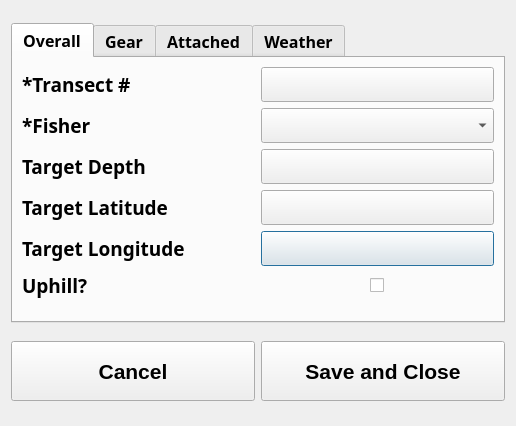
<?xml version="1.0" encoding="UTF-8"?>
<ui version="4.0">
 <class>metaDlg</class>
 <widget class="QDialog" name="metaDlg">
  <property name="geometry">
   <rect>
    <x>0</x>
    <y>0</y>
    <width>516</width>
    <height>426</height>
   </rect>
  </property>
  <property name="windowTitle">
   <string>Metadata Dialog</string>
  </property>
  <layout class="QVBoxLayout" name="verticalLayout">
   <item>
    <widget class="QTabWidget" name="tabWidget">
     <property name="sizePolicy">
      <sizepolicy hsizetype="Expanding" vsizetype="Minimum">
       <horstretch>0</horstretch>
       <verstretch>0</verstretch>
      </sizepolicy>
     </property>
     <property name="minimumSize">
      <size>
       <width>350</width>
       <height>300</height>
      </size>
     </property>
     <property name="maximumSize">
      <size>
       <width>1500</width>
       <height>300</height>
      </size>
     </property>
     <property name="font">
      <font>
       <family>Arial Black</family>
       <pointsize>12</pointsize>
       <weight>75</weight>
       <bold>true</bold>
      </font>
     </property>
     <property name="autoFillBackground">
      <bool>false</bool>
     </property>
     <property name="tabShape">
      <enum>QTabWidget::Rounded</enum>
     </property>
     <property name="currentIndex">
      <number>0</number>
     </property>
     <property name="tabBarAutoHide">
      <bool>false</bool>
     </property>
     <widget class="QWidget" name="t_overall">
      <attribute name="title">
       <string>Overall</string>
      </attribute>
      <layout class="QGridLayout" name="gridLayout_2">
       <item row="0" column="0">
        <layout class="QGridLayout" name="gridLayout">
         <item row="6" column="0">
          <spacer name="verticalSpacer_4">
           <property name="orientation">
            <enum>Qt::Vertical</enum>
           </property>
           <property name="sizeHint" stdset="0">
            <size>
             <width>20</width>
             <height>40</height>
            </size>
           </property>
          </spacer>
         </item>
         <item row="1" column="0">
          <widget class="QLabel" name="l_sci">
           <property name="font">
            <font>
             <family>Arial Black</family>
             <pointsize>14</pointsize>
             <weight>75</weight>
             <bold>true</bold>
            </font>
           </property>
           <property name="text">
            <string>*Fisher</string>
           </property>
          </widget>
         </item>
         <item row="4" column="1">
          <widget class="QPushButton" name="pb_tdlon">
           <property name="font">
            <font>
             <family>Arial Black</family>
             <pointsize>14</pointsize>
             <weight>75</weight>
             <bold>true</bold>
            </font>
           </property>
           <property name="text">
            <string/>
           </property>
          </widget>
         </item>
         <item row="2" column="1">
          <widget class="QPushButton" name="pb_td">
           <property name="font">
            <font>
             <family>Arial Black</family>
             <pointsize>14</pointsize>
             <weight>75</weight>
             <bold>true</bold>
            </font>
           </property>
           <property name="text">
            <string/>
           </property>
          </widget>
         </item>
         <item row="0" column="1">
          <widget class="QPushButton" name="pb_transect">
           <property name="font">
            <font>
             <family>Arial Black</family>
             <pointsize>14</pointsize>
             <weight>75</weight>
             <bold>true</bold>
            </font>
           </property>
           <property name="text">
            <string/>
           </property>
          </widget>
         </item>
         <item row="1" column="1">
          <widget class="QComboBox" name="cb_sci">
           <property name="font">
            <font>
             <family>Arial Black</family>
             <pointsize>14</pointsize>
             <weight>75</weight>
             <bold>true</bold>
            </font>
           </property>
          </widget>
         </item>
         <item row="2" column="0">
          <widget class="QLabel" name="l_td">
           <property name="font">
            <font>
             <family>Arial Black</family>
             <pointsize>14</pointsize>
             <weight>75</weight>
             <bold>true</bold>
            </font>
           </property>
           <property name="text">
            <string>Target Depth</string>
           </property>
          </widget>
         </item>
         <item row="0" column="0">
          <widget class="QLabel" name="l_transect">
           <property name="font">
            <font>
             <family>Arial Black</family>
             <pointsize>14</pointsize>
             <weight>75</weight>
             <bold>true</bold>
            </font>
           </property>
           <property name="text">
            <string>*Transect #</string>
           </property>
          </widget>
         </item>
         <item row="4" column="0">
          <widget class="QLabel" name="l_tdlon">
           <property name="font">
            <font>
             <family>Arial Black</family>
             <pointsize>14</pointsize>
             <weight>75</weight>
             <bold>true</bold>
            </font>
           </property>
           <property name="text">
            <string>Target Longitude</string>
           </property>
          </widget>
         </item>
         <item row="3" column="0">
          <widget class="QLabel" name="l_tdlat">
           <property name="font">
            <font>
             <family>Arial Black</family>
             <pointsize>14</pointsize>
             <weight>75</weight>
             <bold>true</bold>
            </font>
           </property>
           <property name="text">
            <string>Target Latitude</string>
           </property>
          </widget>
         </item>
         <item row="3" column="1">
          <widget class="QPushButton" name="pb_tdlat">
           <property name="font">
            <font>
             <family>Arial Black</family>
             <pointsize>14</pointsize>
             <weight>75</weight>
             <bold>true</bold>
            </font>
           </property>
           <property name="text">
            <string/>
           </property>
          </widget>
         </item>
         <item row="5" column="0">
          <widget class="QLabel" name="label">
           <property name="font">
            <font>
             <family>Arial Black</family>
             <pointsize>14</pointsize>
             <weight>75</weight>
             <bold>true</bold>
            </font>
           </property>
           <property name="text">
            <string>Uphill?</string>
           </property>
          </widget>
         </item>
         <item row="5" column="1" alignment="Qt::AlignHCenter">
          <widget class="QCheckBox" name="ckb_uphill">
           <property name="font">
            <font>
             <family>Arial Black</family>
             <pointsize>14</pointsize>
             <weight>75</weight>
             <bold>true</bold>
            </font>
           </property>
           <property name="text">
            <string/>
           </property>
          </widget>
         </item>
        </layout>
       </item>
      </layout>
     </widget>
     <widget class="QWidget" name="t_gear">
      <attribute name="title">
       <string>Gear</string>
      </attribute>
      <layout class="QGridLayout" name="gridLayout_4">
       <item row="0" column="0">
        <layout class="QGridLayout" name="gridLayout_3">
         <item row="1" column="1">
          <widget class="QComboBox" name="cb_toms">
           <property name="font">
            <font>
             <family>Arial Black</family>
             <pointsize>14</pointsize>
             <weight>75</weight>
             <bold>true</bold>
            </font>
           </property>
          </widget>
         </item>
         <item row="0" column="0">
          <widget class="QLabel" name="l_gear">
           <property name="font">
            <font>
             <family>Arial Black</family>
             <pointsize>14</pointsize>
             <weight>75</weight>
             <bold>true</bold>
            </font>
           </property>
           <property name="text">
            <string>*Gear</string>
           </property>
          </widget>
         </item>
         <item row="0" column="1">
          <widget class="QComboBox" name="cb_gear">
           <property name="font">
            <font>
             <family>Arial Black</family>
             <pointsize>14</pointsize>
             <weight>75</weight>
             <bold>true</bold>
            </font>
           </property>
          </widget>
         </item>
         <item row="1" column="0">
          <widget class="QLabel" name="l_toms">
           <property name="font">
            <font>
             <family>Arial Black</family>
             <pointsize>14</pointsize>
             <weight>75</weight>
             <bold>true</bold>
            </font>
           </property>
           <property name="text">
            <string>Tom weights</string>
           </property>
          </widget>
         </item>
         <item row="3" column="0">
          <spacer name="verticalSpacer">
           <property name="orientation">
            <enum>Qt::Vertical</enum>
           </property>
           <property name="sizeHint" stdset="0">
            <size>
             <width>20</width>
             <height>40</height>
            </size>
           </property>
          </spacer>
         </item>
         <item row="2" column="0">
          <widget class="QLabel" name="l_netnum">
           <property name="font">
            <font>
             <family>Arial Black</family>
             <pointsize>14</pointsize>
             <weight>75</weight>
             <bold>true</bold>
            </font>
           </property>
           <property name="text">
            <string>Net Number</string>
           </property>
          </widget>
         </item>
         <item row="2" column="1">
          <widget class="QComboBox" name="cb_netnums">
           <property name="font">
            <font>
             <family>Arial Black</family>
             <pointsize>14</pointsize>
             <weight>75</weight>
             <bold>true</bold>
            </font>
           </property>
          </widget>
         </item>
        </layout>
       </item>
      </layout>
     </widget>
     <widget class="QWidget" name="t_attached">
      <attribute name="title">
       <string>Attached</string>
      </attribute>
      <layout class="QGridLayout" name="gridLayout_6">
       <item row="0" column="0">
        <layout class="QGridLayout" name="gridLayout_5">
         <item row="3" column="1">
          <widget class="QComboBox" name="cb_cam_type">
           <property name="font">
            <font>
             <family>Arial Black</family>
             <pointsize>14</pointsize>
             <weight>75</weight>
             <bold>true</bold>
            </font>
           </property>
          </widget>
         </item>
         <item row="0" column="0">
          <widget class="QLabel" name="l_head_sbe">
           <property name="font">
            <font>
             <family>Arial Black</family>
             <pointsize>14</pointsize>
             <weight>75</weight>
             <bold>true</bold>
            </font>
           </property>
           <property name="text">
            <string>Headrope SBE</string>
           </property>
          </widget>
         </item>
         <item row="4" column="1">
          <widget class="QComboBox" name="cb_cam_view">
           <property name="font">
            <font>
             <family>Arial Black</family>
             <pointsize>14</pointsize>
             <weight>75</weight>
             <bold>true</bold>
            </font>
           </property>
          </widget>
         </item>
         <item row="2" column="1">
          <widget class="QComboBox" name="cb_cam_sbe">
           <property name="font">
            <font>
             <family>Arial Black</family>
             <pointsize>14</pointsize>
             <weight>75</weight>
             <bold>true</bold>
            </font>
           </property>
          </widget>
         </item>
         <item row="4" column="0">
          <widget class="QLabel" name="l_cam_view">
           <property name="font">
            <font>
             <family>Arial Black</family>
             <pointsize>14</pointsize>
             <weight>75</weight>
             <bold>true</bold>
            </font>
           </property>
           <property name="text">
            <string>Camera View</string>
           </property>
          </widget>
         </item>
         <item row="1" column="0">
          <widget class="QLabel" name="l_foot_sbe">
           <property name="font">
            <font>
             <family>Arial Black</family>
             <pointsize>14</pointsize>
             <weight>75</weight>
             <bold>true</bold>
            </font>
           </property>
           <property name="text">
            <string>Footrope SBE</string>
           </property>
          </widget>
         </item>
         <item row="2" column="0">
          <widget class="QLabel" name="l_cam_sbe">
           <property name="font">
            <font>
             <family>Arial Black</family>
             <pointsize>14</pointsize>
             <weight>75</weight>
             <bold>true</bold>
            </font>
           </property>
           <property name="text">
            <string>Camera SBE</string>
           </property>
          </widget>
         </item>
         <item row="1" column="1">
          <widget class="QComboBox" name="cb_foot_sbe">
           <property name="font">
            <font>
             <family>Arial Black</family>
             <pointsize>14</pointsize>
             <weight>75</weight>
             <bold>true</bold>
            </font>
           </property>
          </widget>
         </item>
         <item row="0" column="1">
          <widget class="QComboBox" name="cb_head_sbe">
           <property name="font">
            <font>
             <family>Arial Black</family>
             <pointsize>14</pointsize>
             <weight>75</weight>
             <bold>true</bold>
            </font>
           </property>
          </widget>
         </item>
         <item row="3" column="0">
          <widget class="QLabel" name="l_cam_type">
           <property name="font">
            <font>
             <family>Arial Black</family>
             <pointsize>14</pointsize>
             <weight>75</weight>
             <bold>true</bold>
            </font>
           </property>
           <property name="text">
            <string>Camera Type</string>
           </property>
          </widget>
         </item>
         <item row="5" column="0">
          <spacer name="verticalSpacer_2">
           <property name="orientation">
            <enum>Qt::Vertical</enum>
           </property>
           <property name="sizeHint" stdset="0">
            <size>
             <width>20</width>
             <height>40</height>
            </size>
           </property>
          </spacer>
         </item>
        </layout>
       </item>
      </layout>
     </widget>
     <widget class="QWidget" name="t_weather">
      <attribute name="title">
       <string>Weather</string>
      </attribute>
      <layout class="QGridLayout" name="gridLayout_9">
       <item row="0" column="0">
        <layout class="QGridLayout" name="gridLayout_8">
         <item row="3" column="0">
          <widget class="QLabel" name="l_wind_waves">
           <property name="font">
            <font>
             <family>Arial Black</family>
             <pointsize>14</pointsize>
             <weight>75</weight>
             <bold>true</bold>
            </font>
           </property>
           <property name="text">
            <string>Wind Waves (m)</string>
           </property>
          </widget>
         </item>
         <item row="2" column="0">
          <widget class="QLabel" name="l_swell_h">
           <property name="font">
            <font>
             <family>Arial Black</family>
             <pointsize>14</pointsize>
             <weight>75</weight>
             <bold>true</bold>
            </font>
           </property>
           <property name="text">
            <string>Swell Height (m)</string>
           </property>
          </widget>
         </item>
         <item row="1" column="0">
          <widget class="QLabel" name="l_wind_dir">
           <property name="font">
            <font>
             <family>Arial Black</family>
             <pointsize>14</pointsize>
             <weight>75</weight>
             <bold>true</bold>
            </font>
           </property>
           <property name="text">
            <string>Wind Direction (deg)</string>
           </property>
          </widget>
         </item>
         <item row="0" column="0">
          <widget class="QLabel" name="l_wind_spd">
           <property name="font">
            <font>
             <family>Arial Black</family>
             <pointsize>14</pointsize>
             <weight>75</weight>
             <bold>true</bold>
            </font>
           </property>
           <property name="text">
            <string>Wind Speed (kts)</string>
           </property>
          </widget>
         </item>
         <item row="4" column="0">
          <spacer name="verticalSpacer_3">
           <property name="orientation">
            <enum>Qt::Vertical</enum>
           </property>
           <property name="sizeHint" stdset="0">
            <size>
             <width>20</width>
             <height>40</height>
            </size>
           </property>
          </spacer>
         </item>
         <item row="0" column="1">
          <widget class="QPushButton" name="pb_wind_spd">
           <property name="font">
            <font>
             <family>Arial Black</family>
             <pointsize>14</pointsize>
             <weight>75</weight>
             <bold>true</bold>
            </font>
           </property>
           <property name="text">
            <string/>
           </property>
          </widget>
         </item>
         <item row="1" column="1">
          <widget class="QPushButton" name="pb_wind_dir">
           <property name="font">
            <font>
             <family>Arial Black</family>
             <pointsize>14</pointsize>
             <weight>75</weight>
             <bold>true</bold>
            </font>
           </property>
           <property name="text">
            <string/>
           </property>
          </widget>
         </item>
         <item row="2" column="1">
          <widget class="QPushButton" name="pb_swell_h">
           <property name="font">
            <font>
             <family>Arial Black</family>
             <pointsize>14</pointsize>
             <weight>75</weight>
             <bold>true</bold>
            </font>
           </property>
           <property name="text">
            <string/>
           </property>
          </widget>
         </item>
         <item row="3" column="1">
          <widget class="QPushButton" name="pb_wind_waves">
           <property name="font">
            <font>
             <family>Arial Black</family>
             <pointsize>14</pointsize>
             <weight>75</weight>
             <bold>true</bold>
            </font>
           </property>
           <property name="text">
            <string/>
           </property>
          </widget>
         </item>
        </layout>
       </item>
      </layout>
     </widget>
    </widget>
   </item>
   <item>
    <layout class="QHBoxLayout" name="horizontalLayout">
     <item>
      <widget class="QPushButton" name="pb_cancel">
       <property name="minimumSize">
        <size>
         <width>0</width>
         <height>60</height>
        </size>
       </property>
       <property name="font">
        <font>
         <pointsize>16</pointsize>
         <weight>75</weight>
         <bold>true</bold>
        </font>
       </property>
       <property name="text">
        <string>Cancel</string>
       </property>
      </widget>
     </item>
     <item>
      <widget class="QPushButton" name="pb_save">
       <property name="minimumSize">
        <size>
         <width>0</width>
         <height>60</height>
        </size>
       </property>
       <property name="font">
        <font>
         <pointsize>16</pointsize>
         <weight>75</weight>
         <bold>true</bold>
        </font>
       </property>
       <property name="text">
        <string>Save and Close</string>
       </property>
      </widget>
     </item>
    </layout>
   </item>
  </layout>
 </widget>
 <resources/>
 <connections/>
</ui>
